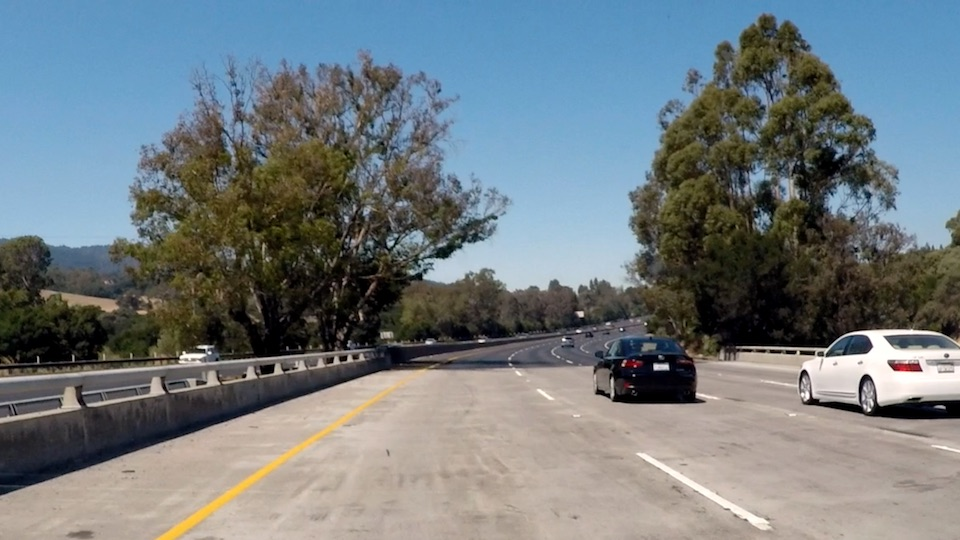
#> input picture test_images/bridge.jpg, 960 x 540 px; its folder holds only this picture in this run
$ jupyter execute --allow-errors P1.ipynb   (shell and % lines are left out)
#> lines starting #> are read from the running program, lines starting #| are printed output that depends on the picture; after the words box and inside, x2 and y2 are one past the last pixel; in counts of white or black regions, pixels touching at a corner belong together
#> further down, image is the input picture: shape (540, 960, 3); mean R, G, B 114, 123.3, 127.6
# Self-Driving Car Engineer Nanodegree

## Project: **Finding Lane Lines on the Road**
***
In this project, you will use the tools you learned about in the lesson to identify lane lines on the road.  You can develop your pipeline on a series of individual images, and later apply the result to a video stream (really just a series of images). Check out the video clip "raw-lines-example.mp4" (also contained in this repository) to see what the output should look like after using the helper functions below.

Once you have a result that looks roughly like "raw-lines-example.mp4", you'll need to get creative and try to average and/or extrapolate the line segments you've detected to map out the full extent of the lane lines.  You can see an example of the result you're going for in the video "P1_example.mp4".  Ultimately, you would like to draw just one line for the left side of the lane, and one for the right.

In addition to implementing code, there is a brief writeup to complete. The writeup should be completed in a separate file, which can be either a markdown file or a pdf document. There is a [write up template](https://github.com/udacity/CarND-LaneLines-P1/blob/master/writeup_template.md) that can be used to guide the writing process. Completing both the code in the Ipython notebook and the writeup template will cover all of the [rubric points](https://review.udacity.com/#!/rubrics/322/view) for this project.

---
Let's have a look at our first image called 'test_images/solidWhiteRight.jpg'.  Run the 2 cells below (hit Shift-Enter or the "play" button above) to display the image.

**Note: If, at any point, you encounter frozen display windows or other confounding issues, you can always start again with a clean slate by going to the "Kernel" menu above and selecting "Restart & Clear Output".**

---

**The tools you have are color selection, region of interest selection, grayscaling, Gaussian smoothing, Canny Edge Detection and Hough Tranform line detection.  You  are also free to explore and try other techniques that were not presented in the lesson.  Your goal is piece together a pipeline to detect the line segments in the image, then average/extrapolate them and draw them onto the image for display (as below).  Once you have a working pipeline, try it out on the video stream below.**

---

<figure>

 <figcaption>
 <p></p>
 <p style="text-align: center;"> Your output should look something like this (above) after detecting line segments using the helper functions below </p>
 </figcaption>
</figure>
 <p></p>
<figure>

 <figcaption>
 <p></p>
 <p style="text-align: center;"> Your goal is to connect/average/extrapolate line segments to get output like this</p>
 </figcaption>
</figure>

**Run the cell below to import some packages.  If you get an `import error` for a package you've already installed, try changing your kernel (select the Kernel menu above --> Change Kernel).  Still have problems?  Try relaunching Jupyter Notebook from the terminal prompt.  Also, see [this forum post](https://carnd-forums.udacity.com/cq/viewquestion.action?spaceKey=CAR&id=29496372&questionTitle=finding-lanes---import-cv2-fails-even-though-python-in-the-terminal-window-has-no-problem-with-import-cv2) for more troubleshooting tips.**

## Import Packages

[cell 1]
#importing some useful packages
import matplotlib.pyplot as plt
import matplotlib.image as mpimg
import numpy as np
import cv2

## Read in an Image

#> (a cell that did not finish here is left out)

## Ideas for Lane Detection Pipeline

**Some OpenCV functions (beyond those introduced in the lesson) that might be useful for this project are:**

`cv2.inRange()` for color selection
`cv2.fillPoly()` for regions selection
`cv2.line()` to draw lines on an image given endpoints
`cv2.addWeighted()` to coadd / overlay two images
`cv2.cvtColor()` to grayscale or change color
`cv2.imwrite()` to output images to file
`cv2.bitwise_and()` to apply a mask to an image

**Check out the OpenCV documentation to learn about these and discover even more awesome functionality!**

## Helper Functions

Below are some helper functions to help get you started. They should look familiar from the lesson!

[cell 3]
import math

def grayscale(img):
    """Applies the Grayscale transform
    This will return an image with only one color channel
    but NOTE: to see the returned image as grayscale
    (assuming your grayscaled image is called 'gray')
    you should call plt.imshow(gray, cmap='gray')"""
    return cv2.cvtColor(img, cv2.COLOR_RGB2GRAY)
    # Or use BGR2GRAY if you read an image with cv2.imread()
    # return cv2.cvtColor(img, cv2.COLOR_BGR2GRAY)

def canny(img, low_threshold, high_threshold):
    """Applies the Canny transform"""
    return cv2.Canny(img, low_threshold, high_threshold)

def gaussian_blur(img, kernel_size):
    """Applies a Gaussian Noise kernel"""
    return cv2.GaussianBlur(img, (kernel_size, kernel_size), 0)

def region_of_interest(img, vertices):
    """
    Applies an image mask.

    Only keeps the region of the image defined by the polygon
    formed from `vertices`. The rest of the image is set to black.
    """
    #defining a blank mask to start with
    mask = np.zeros_like(img)

    #defining a 3 channel or 1 channel color to fill the mask with depending on the input image
    if len(img.shape) > 2:
        channel_count = img.shape[2]  # i.e. 3 or 4 depending on your image
        ignore_mask_color = (255,) * channel_count
    else:
        ignore_mask_color = 255

    #filling pixels inside the polygon defined by "vertices" with the fill color
    cv2.fillPoly(mask, vertices, ignore_mask_color)

    #returning the image only where mask pixels are nonzero
    masked_image = cv2.bitwise_and(img, mask)
    return masked_image

def clear_globals():
    global all_left_x1s, all_left_x2s, all_right_x1s, all_right_x2s
    all_left_x1s = []
    all_left_x2s = []
    all_right_x1s = []
    all_right_x2s = []

def draw_lines(img, lines, horizon=0, bottom=0, prune=False, extrapolate=False, average_frames=False, color=[255, 0, 0], thickness=2, debug=False):
    """
    NOTE: this is the function you might want to use as a starting point once you want to
    average/extrapolate the line segments you detect to map out the full
    extent of the lane (going from the result shown in raw-lines-example.mp4
    to that shown in P1_example.mp4).

    Think about things like separating line segments by their
    slope ((y2-y1)/(x2-x1)) to decide which segments are part of the left
    line vs. the right line.  Then, you can average the position of each of
    the lines and extrapolate to the top and bottom of the lane.

    This function draws `lines` with `color` and `thickness`.
    Lines are drawn on the image inplace (mutates the image).
    If you want to make the lines semi-transparent, think about combining
    this function with the weighted_img() function below
    """

    # some defaults if not specified
    if horizon == 0:
        horizon = int(img.shape[0]/2)
    if bottom == 0:
        bottom = img.shape[0]
    if debug:
        print("horizon = {0}\nbottom = {1}".format(horizon,bottom))

    # define local lists, used to collect all extended Hough lines per side
    left_x1s = []
    left_x2s = []
    left_weights = []
    right_x1s = []
    right_x2s = []
    right_weights = []

    # define global lists, used to average extended Hough lines across frames
    if average_frames and 'all_left_x1s' not in globals():
        clear_globals()

    for line in lines:
        for x1,y1,x2,y2 in line:
            # calculate some interesting parameters for each line y=mx+b
            m, b = np.polyfit((x1,x2),(y1,y2),1)
            line_len = int(np.sqrt((x2-x1)**2 + (y2-y1)**2))
            xhorizon = int((horizon-b)/m)
            xbottom = int((bottom-b)/m)

            # prune lines with unexpected slopes if desired
            if prune:
                ma = abs(m)
                if debug:
                    print("({0},{1})->({2},{3}) m={4} b={5}".format(x1,y1,x2,y2,m,b))
                if ma < 0.2 or ma > 0.8:
                    continue

            if not extrapolate:
                # just add every line if not extrapolating
                cv2.line(img, (x1, y1), (x2, y2), color, thickness)
            else:
                # find left & right hand lanes
                xcenter = img.shape[1]/2
                if x1 < xcenter and x2 < xcenter:
                    # left hand lane
                    left_x1s.append(xbottom)
                    left_x2s.append(xhorizon)
                    left_weights.append(line_len)
                    if debug:
                        print("L: ({0},{1})->({2},{3}) w={4}".format(xbottom,bottom,xhorizon,horizon,line_len))
                elif x1 > xcenter and x2 > xcenter:
                    # right hand lane
                    right_x1s.append(xbottom)
                    right_x2s.append(xhorizon)
                    right_weights.append(line_len)
                    if debug:
                        print("R: ({0},{1})->({2},{3}) w={4}".format(xbottom,bottom,xhorizon,horizon,line_len))
                else:
                    # why is it crossing over?
                    print("ERROR: line crossing sides: ({0},{1}) -> ({2},{3})".format(x1,y1,x2,y2))
                    continue

    if extrapolate:
        # draw left hand extrapolated lane
        if len(left_weights) > 0:  # sometimes, Hough gives me no length - weird
            x1avg = int(sum(x1*weight for x1,weight in zip(left_x1s,left_weights))/sum(left_weights))
            x2avg = int(sum(x2*weight for x2,weight in zip(left_x2s,left_weights))/sum(left_weights))
            if average_frames:
                all_left_x1s.append(x1avg)
                all_left_x2s.append(x2avg)
                frame_weights = [10,10,10,5,5,5,2,2,2]   # current frame + previous 8 frames
                x1frameavg = int(sum(x1*weight for x1,weight in zip(reversed(all_left_x1s[-9:]),frame_weights))/sum(frame_weights[:len(all_left_x1s)]))
                x2frameavg = int(sum(x2*weight for x2,weight in zip(reversed(all_left_x2s[-9:]),frame_weights))/sum(frame_weights[:len(all_left_x2s)]))
            else:
                x1frameavg,x2frameavg = x1avg,x2avg
            if debug:
                print("L_avg: ({0},{1})->({2},{3})".format(x1avg,bottom,x2avg,horizon))
                print("LF_avg: ({0},{1})->({2},{3})".format(x1frameavg,bottom,x2frameavg,horizon))
            cv2.line(img, (x1frameavg, bottom), (x2frameavg, horizon), color, thickness)
        elif average_frames:   # just out and out cheating by copying last frame if we lose one
            print("WARNING: no left lanes in frame {0}".format(len(all_left_x1s)-1))
            cv2.line(img, (all_left_x1s[-1], bottom), (all_left_x2s[-1], horizon), color, thickness)
        # draw right hand extrapolated lane
        if len(right_weights) > 0:  # sometimes, Hough gives me no length - weird
            x1avg = int(sum(x1*weight for x1,weight in zip(right_x1s,right_weights))/sum(right_weights))
            x2avg = int(sum(x2*weight for x2,weight in zip(right_x2s,right_weights))/sum(right_weights))
            if average_frames:
                all_right_x1s.append(x1avg)
                all_right_x2s.append(x2avg)
                frame_weights = [10,10,10,5,5,5,2,2,2]   # current frame + previous 8 frames
                x1frameavg = int(sum(x1*weight for x1,weight in zip(reversed(all_right_x1s[-9:]),frame_weights))/sum(frame_weights[:len(all_right_x1s)]))
                x2frameavg = int(sum(x2*weight for x2,weight in zip(reversed(all_right_x2s[-9:]),frame_weights))/sum(frame_weights[:len(all_right_x2s)]))
            else:
                x1frameavg,x2frameavg = x1avg,x2avg
            if debug:
                print("R_avg: ({0},{1})->({2},{3})".format(x1avg,bottom,x2avg,horizon))
                print("RF_avg: ({0},{1})->({2},{3})".format(x1frameavg,bottom,x2frameavg,horizon))
            cv2.line(img, (x1frameavg, bottom), (x2frameavg, horizon), color, thickness)
        elif average_frames:   # just out and out cheating by copying last frame if we lose one
            print("WARNING: no right lanes in frame {0}".format(len(all_right_x1s)-1))
            cv2.line(img, (all_right_x1s[-1], bottom), (all_right_x2s[-1], horizon), color, thickness)

# [11 lines left out: function hough_lines, not called in this run]

# Python 3 has support for cool math symbols.

def weighted_img(img, initial_img, α=0.8, β=1., λ=0.):
    """
    `img` is the output of the hough_lines(), An image with lines drawn on it.
    Should be a blank image (all black) with lines drawn on it.

    `initial_img` should be the image before any processing.

    The result image is computed as follows:

    initial_img * α + img * β + λ
    NOTE: initial_img and img must be the same shape!
    """
    return cv2.addWeighted(initial_img, α, img, β, λ)

# [7 lines left out: function show_image, not called in this run]

## Test Images

Build your pipeline to work on the images in the directory "test_images"
**You should make sure your pipeline works well on these images before you try the videos.**

[cell 4]
import os
os.listdir("test_images/")
# create output directory
if not os.path.exists("test_output_images/"):
    os.makedirs("test_output_images/")

## Build a Lane Finding Pipeline

Build the pipeline and run your solution on all test_images. Make copies into the test_images directory, and you can use the images in your writeup report.

Try tuning the various parameters, especially the low and high Canny thresholds as well as the Hough lines parameters.

[cell 5]
# TODO: Build your pipeline that will draw lane lines on the test_images
# then save them to the test_images directory.

def find_lane_lines(img,debug=False,video=False,show_hough=False,print_pics=False,detect_lane_colors=True,debug_name=""):
#> called with debug = False, video = False, show_hough = False, print_pics = False, detect_lane_colors = True, debug_name = 'bridge.jpg'
    if debug:
        print("initial: {0}".format(img.shape))

    # if color & RGBA
    if len(img.shape) > 2 and img.shape[2] == 4:
        # convert the image from RGBA2RGB
        img = cv2.cvtColor(img, cv2.COLOR_RGBA2RGB)
        if debug:
            print("RGBA->RGB: {0}".format(img.shape))

    if detect_lane_colors:
        # convert to HSV
        hsv = cv2.cvtColor(img,cv2.COLOR_RGB2HSV)
#> hsv: shape (540, 960, 3); mean H, S, V 58.5, 77.9, 140.7

        # select white pixels
        lower_white = np.array([0,0,180], dtype=np.uint8) # HSV (0-180, 0-255, 0-255)
        upper_white = np.array([255,25,255], dtype=np.uint8) #HSV
        white = cv2.inRange(hsv,lower_white,upper_white)
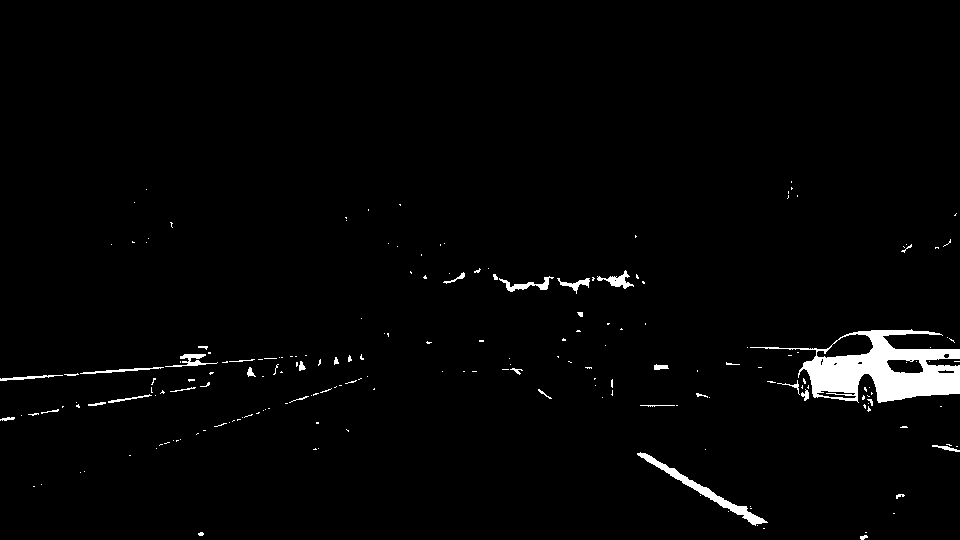
#> white: shape (540, 960); 2.1% white; 202 white regions (166 under 20 px), largest, box (x1, y1, x2, y2) and area: (750, 329, 960, 403) 6606, (637, 452, 768, 526) 1031, (499, 276, 554, 292) 276
        # select yellow pixels (traffic yellow is 50/360 degrees, 100% sat, 98% value)
        lower_yellow = np.array([18,120,150], dtype=np.uint8) # HSV
        upper_yellow = np.array([30,255,255], dtype=np.uint8) # HSV
        yellow = cv2.inRange(hsv,lower_yellow,upper_yellow)
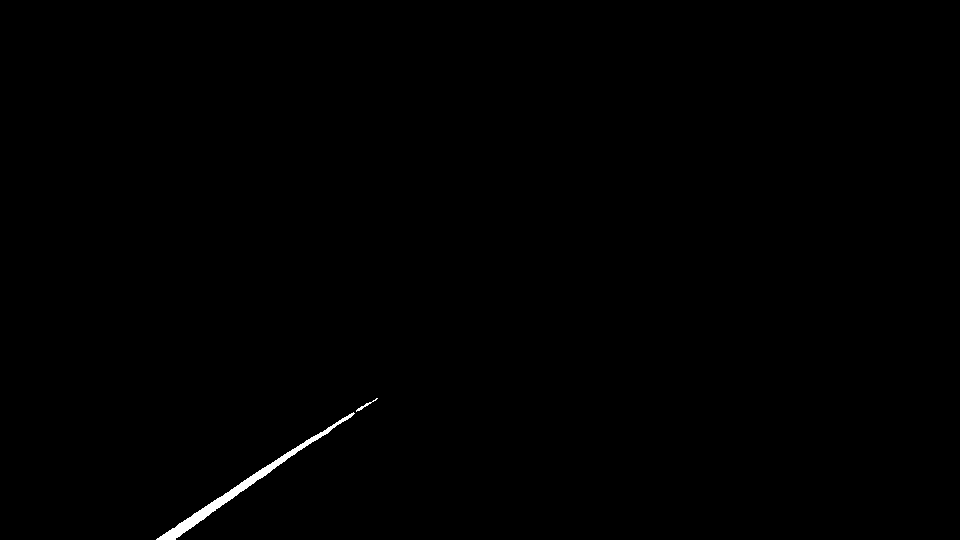
#> yellow: shape (540, 960); 0.32% white; 2 white regions, box (x1, y1, x2, y2) and area: (156, 412, 355, 540) 1605, (356, 398, 378, 412) 49

        color_mask = cv2.bitwise_or(white,yellow) # could return this as gray, but...
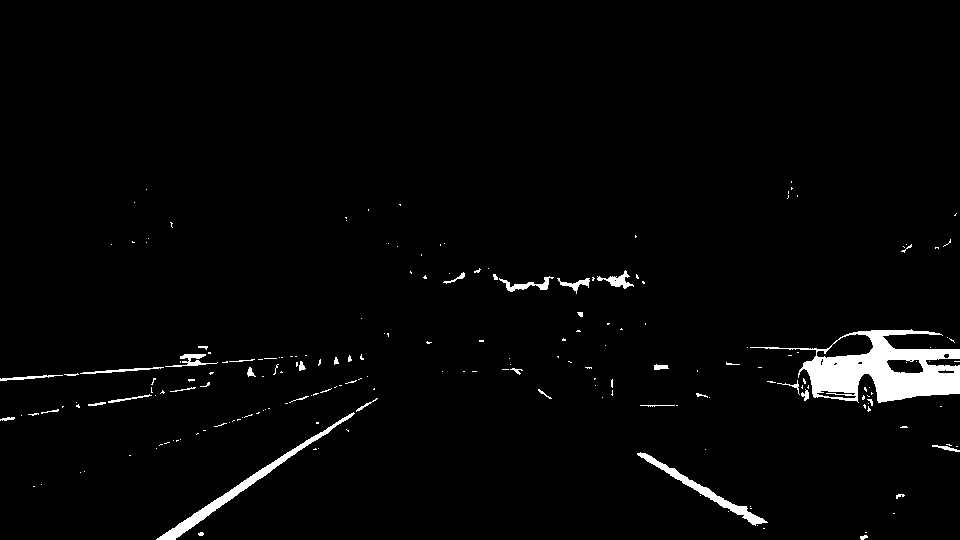
#> color_mask: shape (540, 960); 2.4% white; 204 white regions (166 under 20 px), largest, box (x1, y1, x2, y2) and area: (750, 329, 960, 403) 6606, (156, 412, 355, 540) 1605, (637, 452, 768, 526) 1031
        gray_img = grayscale(img)
#> in grayscale, `return cv2.cvtColor(img, cv2.COLOR_RGB2GRAY)`:
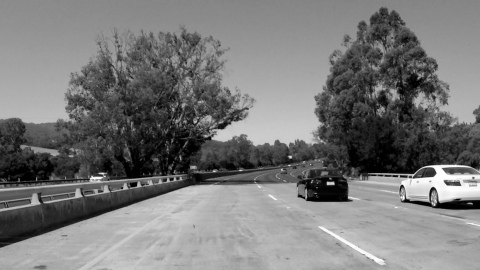
#> returned value: shape (540, 960) (shown at 1/2 size); min 0, max 255, mean 121
        # instead, let's filter out some things we don't care about
        # by only taking bright lanes markers
        # who knows how it'll work in the rain or dark
        gray_mask = cv2.bitwise_and(gray_img,color_mask)
        retval,gray = cv2.threshold(gray_mask,180,255,cv2.THRESH_BINARY)
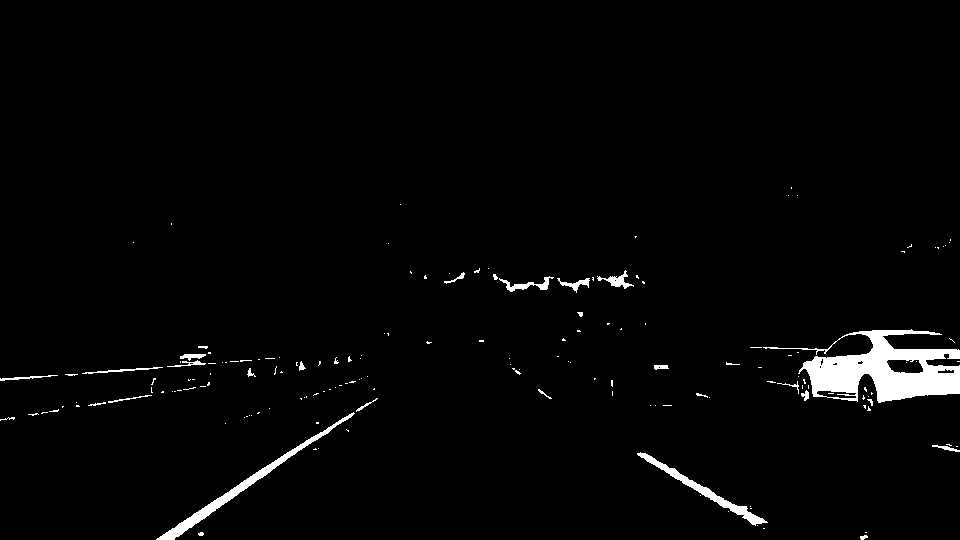
#> gray: shape (540, 960); 2.2% white; 168 white regions (138 under 20 px), largest, box (x1, y1, x2, y2) and area: (763, 329, 960, 403) 6447, (156, 412, 355, 540) 1587, (637, 452, 768, 526) 1028
        ### why doesn't this work???
        ### gray = cv2.inRange(gray_mask,180,255)
        # define our parameters for Canny
        low_threshold = 180   # remember, we already filtered out anything below 180
        high_threshold = 240  # everything's so shiny and bright in this grayscale!!!
    else:
        # grayscale the image
        gray = grayscale(img)
        # define our parameters for Canny
        low_threshold = 70
        high_threshold = 210

    if debug:
        print("gray: {0}".format(img.shape))

    # define a kernel size and apply Gaussian smoothing
    kernel_size = 3
    blur = gaussian_blur(gray, kernel_size)
#> (the rest of the program and of its run is left out)
